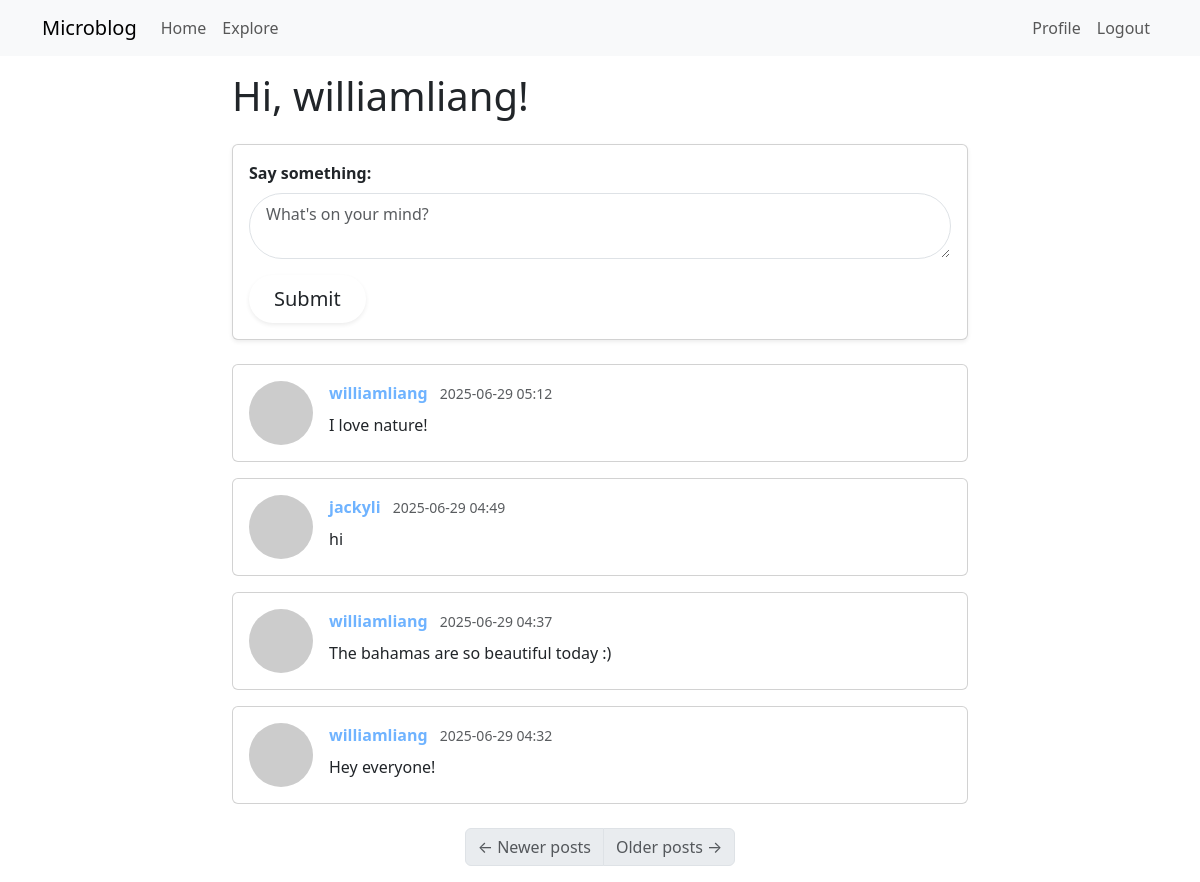
The app's page /index (signed in) with its own data.
### app/models.py (models this page shows, shortened)
class User(UserMixin, db.Model):
    id: so.Mapped[int] = so.mapped_column(primary_key=True)
    username: so.Mapped[str] = so.mapped_column(sa.String(64), index=True, unique=True)
    email: so.Mapped[str] = so.mapped_column(sa.String(120), index=True, unique=True)
    password_hash: so.Mapped[Optional[str]] = so.mapped_column(sa.String(256))
    about_me: so.Mapped[Optional[str]] = so.mapped_column(sa.String(140))
    last_seen: so.Mapped[Optional[datetime]] = so.mapped_column(default=lambda: datetime.now(timezone.utc))
    posts: so.WriteOnlyMapped['Post'] = so.relationship(
        back_populates='author', passive_deletes=True)
    following: so.WriteOnlyMapped['User'] = so.relationship(
        secondary=followers, primaryjoin=(followers.c.follower_id == id),
        secondaryjoin=(followers.c.followed_id == id),
        back_populates='followers'
    )
    followers: so.WriteOnlyMapped['User'] = so.relationship(
        secondary=followers, primaryjoin=(followers.c.followed_id == id),
        secondaryjoin=(followers.c.follower_id == id),
        back_populates='following')
    def avatar(self, size):
        digest = hashlib.md5(self.email.lower().encode('utf-8')).hexdigest()
        return f'https://www.gravatar.com/avatar/{digest}?d=identicon&s={size}'
    def following_posts(self):
        Author = so.aliased(User)
        Follower = so.aliased(User)
        return (
            sa.select(Post)
            .join(Post.author.of_type(Author))
            .join(Author.followers.of_type(Follower), isouter=True)
            .where(sa.or_(Follower.id == self.id, Author.id == self.id))
            .group_by(Post)
            .order_by(Post.timestamp.desc())
        )

class Post(db.Model):
    id: so.Mapped[int] = so.mapped_column(primary_key=True)
    body: so.Mapped[str] = so.mapped_column(sa.String(140))
    timestamp: so.Mapped[datetime] = so.mapped_column(index=True, default=lambda: datetime.now(timezone.utc))
    user_id: so.Mapped[int] = so.mapped_column(sa.ForeignKey(User.id), index=True)
    author: so.Mapped[User] = so.relationship(back_populates='posts')

### app/routes.py (the view)
@app.route('/', methods=['GET', 'POST'])
@app.route('/index', methods=['GET', 'POST'])
@login_required
def index():
    form = PostForm()
    if form.validate_on_submit():
        post = Post(body=form.post.data, author=current_user)
        db.session.add(post)
        db.session.commit()
        flash('Your post is now live!')
        return redirect(url_for('index'))
    page = request.args.get('page', 1, type=int)
    posts = db.paginate(current_user.following_posts(), page=page, per_page=app.config['POSTS_PER_PAGE'], error_out=False) # paginated to limit the amount of posts loaded per page
    next_url = url_for('index', page=posts.next_num) \
        if posts.has_next else None
    prev_url = url_for('index', page=posts.prev_num) \
        if posts.has_prev else None
    return render_template('index.html', title='Home', form=form, posts=posts.items, next_url=next_url, prev_url=prev_url)

### app/forms.py
class PostForm(FlaskForm):
    post = TextAreaField('Say something:', validators=[DataRequired(), Length(min=1, max=140)])
    submit = SubmitField('Submit')

### app/models.py (called while the page is built)
@login.user_loader
def load_user(id):
    return db.session.get(User, int(id))

### app/routes.py (called while the page is built)
@app.before_request
def before_request():
    if current_user.is_authenticated:
        current_user.last_seen = datetime.now(timezone.utc)
        db.session.commit()

### app/templates/index.html (shortened to what this page needs)
{% extends "base.html" %}
{% block content %}
  <div class="row justify-content-center">
    <div class="col-md-8">
      <h1 class="mb-4">Hi, {{ current_user.username }}!</h1>
      {% if form %}
      <div class="card shadow-sm mb-4">
        <div class="card-body">
          <form action="" method="post">
            <div class="mb-3">
              {{ form.post.label(class="form-label fw-bold") }}
              {{ form.post(class="form-control rounded-pill px-3 py-2", rows=2, placeholder="What's on your mind?") }}
            </div>
            <button type="submit" class="btn btn-gradient-blue btn-lg rounded-pill px-4 py-2 shadow-sm">{{ form.submit.label.text }}</button>
          </form>
        </div>
      </div>
      {% endif %}
      <div class="mb-4">
        {% for post in posts %}
          {% include '_post.html' %}
        {% endfor %}
      </div>
      <nav aria-label="Post navigation">
        <ul class="pagination justify-content-center mt-4">
          <li class="page-item{% if not prev_url %} disabled{% endif %}">
            <a class="page-link" href="{{ prev_url if prev_url else '#' }}" tabindex="-1">
              <span aria-hidden="true">&larr;</span> Newer posts
            </a>
          </li>
          <li class="page-item{% if not next_url %} disabled{% endif %}">
            <a class="page-link" href="{{ next_url if next_url else '#' }}">
              Older posts <span aria-hidden="true">&rarr;</span>
            </a>
          </li>
        </ul>
      </nav>
    </div>
  </div>
{% endblock %}

### app/templates/_post.html (shortened to what this page needs)
<div class="card mb-3">
  <div class="card-body d-flex">
    <a href="{{ url_for('user', username=post.author.username) }}">
      <img src="{{ post.author.avatar(64) }}" class="rounded-circle me-3" width="64" height="64" />
    </a>
    <div>
      <div>
        <a href="{{ url_for('user', username=post.author.username) }}" class="fw-bold user-link">
          {{ post.author.username }}
        </a>
        <span class="text-muted small ms-2">{{ post.timestamp.strftime('%Y-%m-%d %H:%M') if post.timestamp else '' }}</span>
      </div>
      <div class="mt-2">{{ post.body }}</div>
    </div>
  </div>
</div>

### app/templates/_post.html (style rules this page uses)
.user-link { color: #6fb3ff; text-decoration: none; transition: color 0.2s; }

### records on screen
User: username "williamliang"
Post: author.username "williamliang", timestamp "2025-06-29 05:12", body "I love nature!"
Post: author.username "jackyli", timestamp "2025-06-29 04:49", body "hi"
Post: author.username "williamliang", timestamp "2025-06-29 04:37", body "The bahamas are so beautiful today :)"
Post: author.username "williamliang", timestamp "2025-06-29 04:32", body "Hey everyone!"
